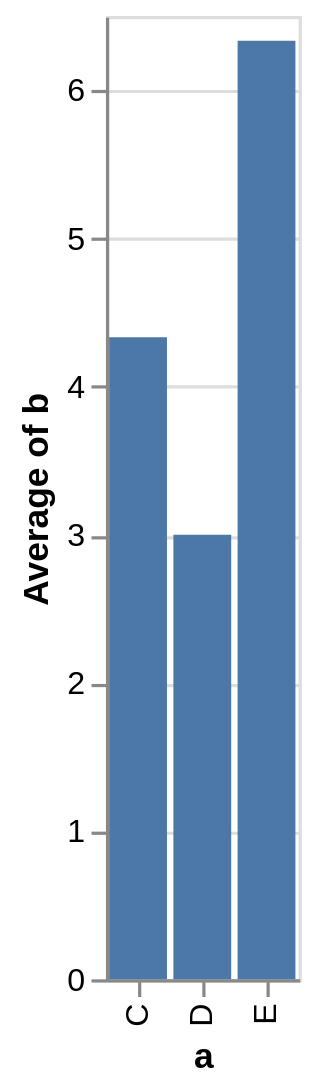

Express this chart as Vega-Lite.
### Vega-Lite specification from a JSON file in a GitHub repository (floating-point values rounded to 4 significant figures)
{"$schema": "https://vega.github.io/schema/vega-lite/v2.json", "data": {"values": [{"a": "C", "b": 2}, {"a": "C", "b": 7}, {"a": "C", "b": 4}, {"a": "D", "b": 1}, {"a": "D", "b": 2}, {"a": "D", "b": 6}, {"a": "E", "b": 8}, {"a": "E", "b": 4}, {"a": "E", "b": 7}]}, "mark": "bar", "encoding": {"x": {"field": "a", "type": "nominal"}, "y": {"aggregate": "average", "field": "b", "type": "quantitative"}}}
